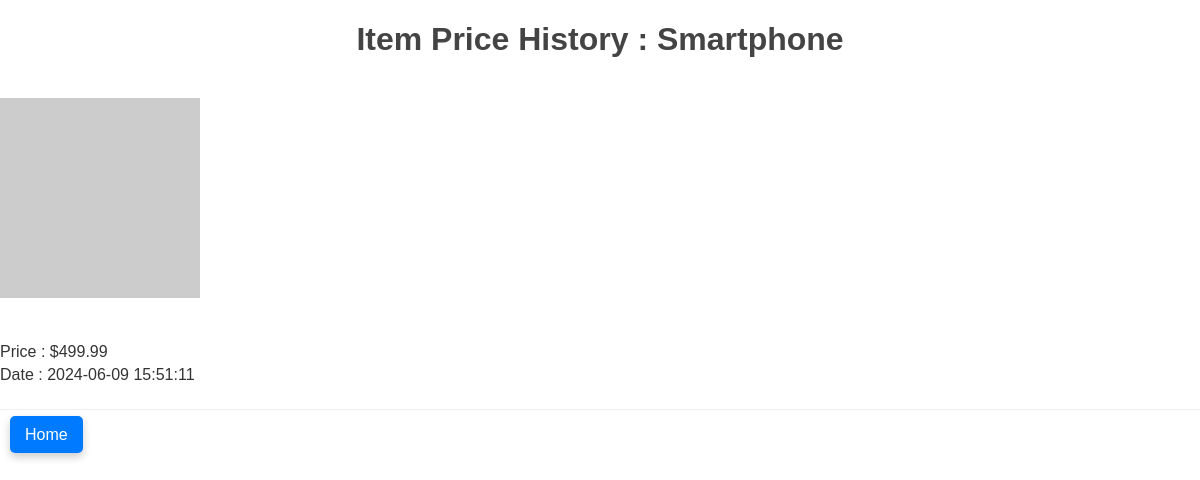
The page /get_historical_price_for_item/2 on the database its author committed.
### tables this page shows
CREATE TABLE orders (
        rowid INTEGER PRIMARY KEY AUTOINCREMENT,
        item_id INTEGER,
        user_id INTEGER,
        seller_id INTEGER,
        quantity INTEGER,
        price REAL,
        description TEXT,
        image TEXT,
        name TEXT,
        category TEXT,
        timestamp DATETIME DEFAULT CURRENT_TIMESTAMP,
        FOREIGN KEY(item_id) REFERENCES items(rowid),
        FOREIGN KEY(user_id) REFERENCES users(rowid)
    );

### app.py (the view)
@app.route('/get_historical_price_for_item/<int:item_id>')
def get_historical_price_for_item(item_id):
    conn = get_db_connection()
    c = conn.cursor()
    c.execute('SELECT * FROM orders WHERE item_id = ? ORDER BY timestamp DESC', (item_id,))
    prices = c.fetchall()
    conn.close()
    return render_template('historical_prices.html', prices=prices)

### app.py (called while the page is built)
def get_db_connection():
    conn = sqlite3.connect('marketplace.db')
    conn.row_factory = sqlite3.Row
    return conn

### templates/historical_prices.html (shortened to what this page needs)
<!doctype html>
<html lang="en">
<head>
    <link rel="stylesheet" href="{{ url_for('static' , filename='style.css')}}">
</head>
<body>
    <h1>Item Price History : {{ prices[0]['name']}}</h1>
    <br><img src="{{ prices[0]['image'] }}" alt="{{ prices[0]['name'] }}">
    <ul>
        {% for item in prices %}
        <li>
            <p>Price : ${{ item['price'] }}</p>
            <p>Date : {{ item['timestamp'] }}</p>
        </li>
        {% endfor %}
    </ul>
    <a href="{{ url_for('index') }}">Home</a>
</body>
</html>

### static/style.css (style rules this page uses)
body { font-family: Arial, sans-serif; margin: 0; padding: 0; background-color: white; color: #333; }
h1, h2 { text-align: center; color: #444; }
a { text-decoration: none; color: #fff; background-color: #007BFF; margin: 0 10px; padding: 10px 15px; border-radius: 5px; transition: ease-in-out 0.2s; box-shadow: 0 4px 8px rgba(0, 0, 0, 0.2); }
ul { list-style: none; padding: 0; }
li { border-bottom: 1px solid #eee; padding: 20px 0; }
li p { margin: 5px 0; }

### rows shown on the page
orders: name "Smartphone", price "499.99", timestamp "2024-06-09 15:51:11"
